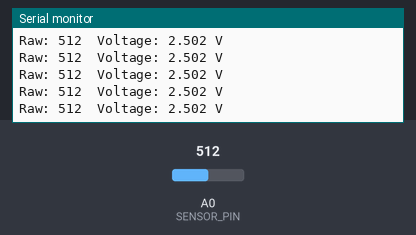
This sketch was run on a simulated Arduino Nano, built with avr-gcc and run on an emulated ATmega328P. On the bench: the last lines printed to the serial monitor. The test bench sets the inputs (shaded band); at power-on: A0 (SENSOR_PIN) = 512.

Above: at 1.2 s.
1.3 s: A0 (SENSOR_PIN) set to 716
At 1.56 s:
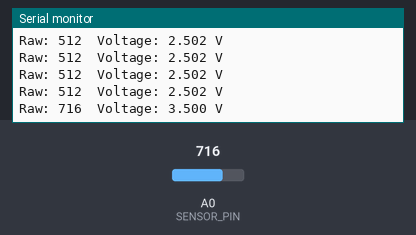
2.8 s: A0 (SENSOR_PIN) set to 900
At 2.97 s:
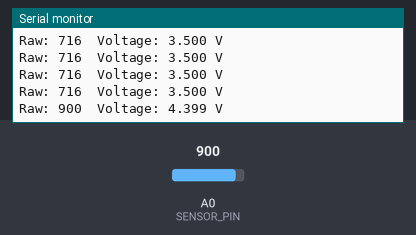
Timing chart, 0 to 5.8 s (numbered marks = the images above; inputs shaded):
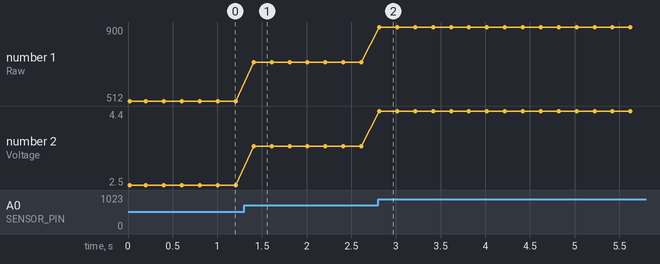

The sketch:

example_4.ino
```cpp
// Read an analog value from A0, compute the voltage assuming a 5 V reference, and print the raw 10‑bit value and voltage.
//
// Buy this module: https://shillehtek.com/products/arduino-nano-v3-presoldered-ch340g-atmega328p
// Full manual: https://shillehtek.com/blogs/shillehtek-product-manuals/arduino-nano-v3-presoldered-ch340g-atmega328p-manual
// More examples: https://github.com/shillehbean/shillehtek-examples
//

// Read an analog value from A0 (potentiometer, LDR, etc.)
// and print both the raw 10-bit value (0-1023) and the voltage.

const int SENSOR_PIN = A0;

void setup() {
  Serial.begin(9600);
  Serial.println("Analog Read on A0");
}

void loop() {
  int rawValue = analogRead(SENSOR_PIN);
  float voltage = rawValue * (5.0 / 1023.0);

  Serial.print("Raw: ");
  Serial.print(rawValue);
  Serial.print("  Voltage: ");
  Serial.print(voltage, 3);
  Serial.println(" V");

  delay(200);
}
```

Measured:
- after the input at 1.3 s, the serial monitor: prints a new line after 0.11 s (image 1)
- after the input at 2.8 s, the serial monitor: prints a new line at once (image 2)
- plotted number 1: 512 → 716 after the input at 1.3 s, 716 → 900 after the input at 2.8 s
- plotted number 2: 2.5 → 3.5 after the input at 1.3 s, 3.5 → 4.4 after the input at 2.8 s
